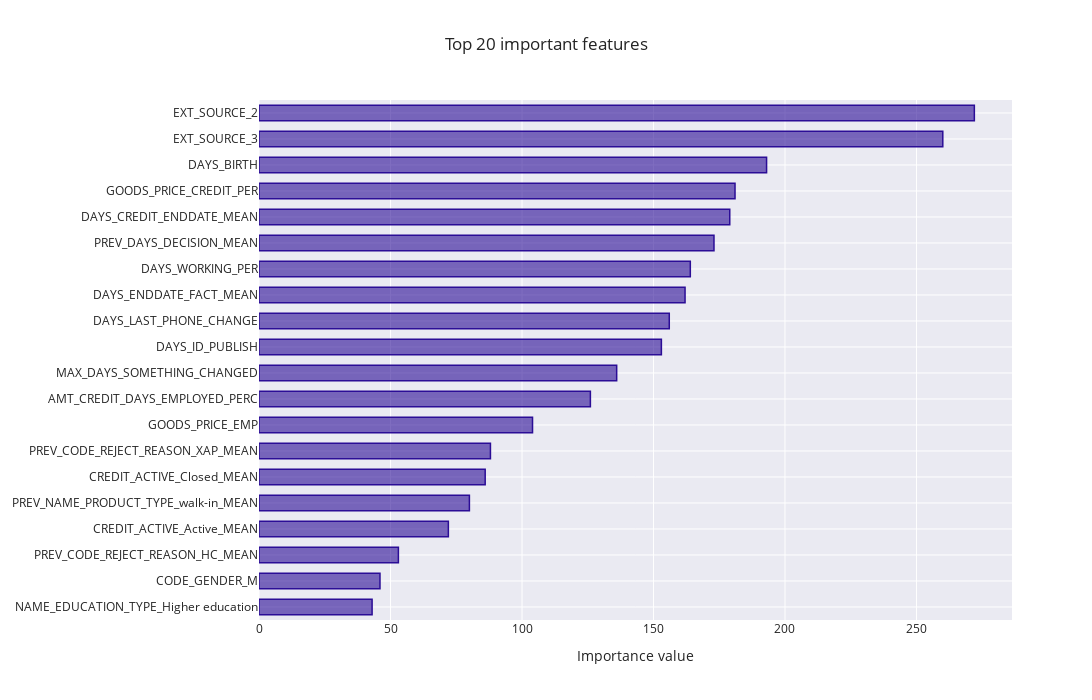

The notebook cell this image was saved under:
### Code cell
# Feature importance
feature_importance_plot(pipe[-1].feature_importances_,train,(LOG,run,'Modele/[Out of bag]/'))

### Figure 1 — Plotly figure (JSON) as saved in the notebook; plotly's stock layout.template omitted (floating-point values rounded to 4 significant figures)
{"data": [{"marker": {"color": "rgba(43, 13, 150, 0.6)", "line": {"color": "rgba(43, 13, 150, 1.0)", "width": 1.5}}, "orientation": "h", "type": "bar", "x": [43, 46, 53, 72, 80, 86, 88, 104, 126, 136, 153, 156, 162, 164, 173, 179, 181, 193, 260, 272], "y": ["NAME_EDUCATION_TYPE_Higher education", "CODE_GENDER_M", "PREV_CODE_REJECT_REASON_HC_MEAN", "CREDIT_ACTIVE_Active_MEAN", "PREV_NAME_PRODUCT_TYPE_walk-in_MEAN", "CREDIT_ACTIVE_Closed_MEAN", "PREV_CODE_REJECT_REASON_XAP_MEAN", "GOODS_PRICE_EMP", "AMT_CREDIT_DAYS_EMPLOYED_PERC", "MAX_DAYS_SOMETHING_CHANGED", "DAYS_ID_PUBLISH", "DAYS_LAST_PHONE_CHANGE", "DAYS_ENDDATE_FACT_MEAN", "DAYS_WORKING_PER", "PREV_DAYS_DECISION_MEAN", "DAYS_CREDIT_ENDDATE_MEAN", "GOODS_PRICE_CREDIT_PER", "DAYS_BIRTH", "EXT_SOURCE_3", "EXT_SOURCE_2"]}], "layout": {"autosize": false, "bargap": 0.4, "height": 700, "title": {"text": "Top 20 important features"}, "width": 1300, "xaxis": {"autorange": true, "range": [0, 286.3], "title": {"text": "Importance value"}, "type": "linear"}, "yaxis": {"automargin": true, "autorange": true, "range": [-0.5, 19.5], "type": "category"}}}
